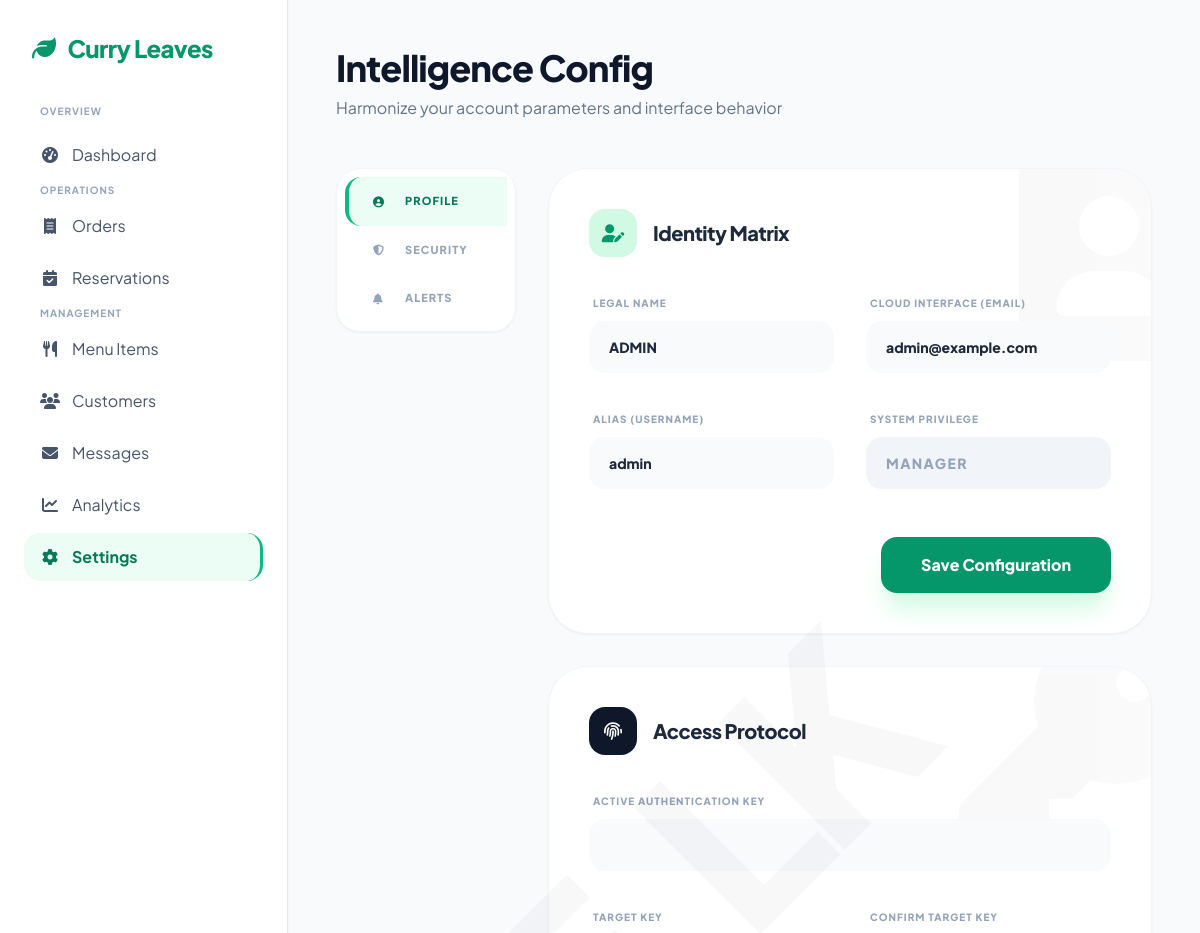
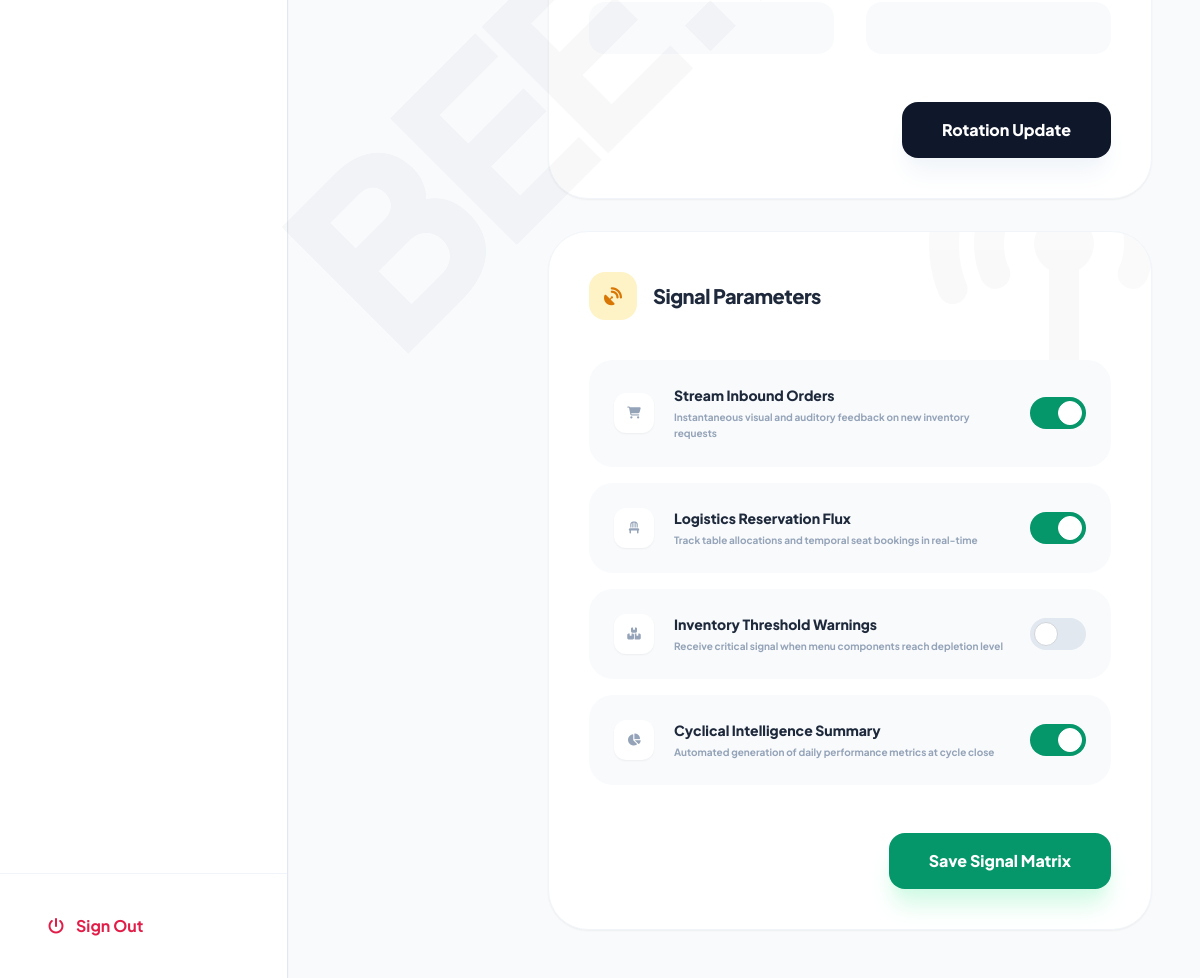
Page /settings.php (signed in) on the committed database (2 pictures, top to bottom).
### tables this page shows
CREATE TABLE `employees` (
  `employee_id` int(11) NOT NULL,
  `name` varchar(100) DEFAULT NULL,
  `email` varchar(100) DEFAULT NULL,
  `phone` varchar(20) DEFAULT NULL,
  `password` varchar(255) DEFAULT NULL,
  `role` varchar(50) DEFAULT NULL,
  `username` varchar(50) NOT NULL,
  `address` text DEFAULT NULL
);

### settings.php (the view, shortened to what this page needs)
<?php
require 'db.php';
$employee_id = $_SESSION['employee_id'];
$stmt = $conn->prepare("SELECT * FROM employees WHERE employee_id = ?");
$stmt->bind_param("i", $employee_id);
$stmt->execute();
$current_user = $stmt->get_result()->fetch_assoc();
include 'includes/head.php';
?>
<?php include 'includes/sidebar.php'; ?>
<main class="flex-1 lg:ml-72 p-4 md:p-8 lg:p-12 transition-all duration-300 min-w-0">
    <div class="max-w-5xl mx-auto">
        <div class="mb-12 fade-in">
            <h1 class="text-3xl md:text-4xl font-extrabold text-slate-900 tracking-tight">Intelligence Config</h1>
            <p class="text-slate-500 mt-2">Harmonize your account parameters and interface behavior</p>
        </div>
        <div class="grid grid-cols-1 lg:grid-cols-4 gap-8 fade-in" style="animation-delay: 0.1s">
            <div class="lg:col-span-1">
                <div class="bg-white rounded-3xl shadow-sm border border-slate-100 overflow-hidden lg:sticky lg:top-8">
                    <nav class="flex lg:flex-col p-2 overflow-x-auto lg:overflow-x-visible no-scrollbar">
                        <a href="#profile" class="flex-none lg:flex-1 flex items-center gap-3 px-6 py-4 rounded-2xl bg-emerald-50 text-emerald-700 font-black text-[11px] uppercase tracking-widest transition-all whitespace-nowrap lg:border-l-4 lg:border-emerald-500 lg:rounded-r-none">
                            <i class="fas fa-user-circle w-5"></i> Profile
                        </a>
                        <a href="#security" class="flex-none lg:flex-1 flex items-center gap-3 px-6 py-4 rounded-2xl text-slate-400 font-black text-[11px] uppercase tracking-widest hover:bg-slate-50 hover:text-slate-800 transition-all whitespace-nowrap lg:border-l-4 lg:border-transparent lg:rounded-r-none">
                            <i class="fas fa-shield-halved w-5"></i> Security
                        </a>
                        <a href="#notifications" class="flex-none lg:flex-1 flex items-center gap-3 px-6 py-4 rounded-2xl text-slate-400 font-black text-[11px] uppercase tracking-widest hover:bg-slate-50 hover:text-slate-800 transition-all whitespace-nowrap lg:border-l-4 lg:border-transparent lg:rounded-r-none">
                            <i class="fas fa-bell w-5"></i> Alerts
                        </a>
                    </nav>
                </div>
            </div>
            <div class="lg:col-span-3 space-y-8">
                <section id="profile" class="bg-white p-8 md:p-10 rounded-[2.5rem] border border-slate-100 shadow-sm relative overflow-hidden group">
                    <div class="absolute -top-12 -right-12 opacity-[0.02] pointer-events-none group-hover:scale-110 transition-transform">
                        <i class="fas fa-id-badge text-[15rem] text-slate-900"></i>
                    </div>
                    <div class="flex items-center gap-4 mb-8">
                         <div class="h-12 w-12 rounded-2xl bg-emerald-100 text-emerald-600 flex items-center justify-center text-lg">
                             <i class="fas fa-user-pen"></i>
                         </div>
                         <h2 class="text-xl font-black text-slate-800 tracking-tight">Identity Matrix</h2>
                    </div>
                    <form method="POST" class="space-y-8 relative z-10">
                        <div class="grid grid-cols-1 md:grid-cols-2 gap-8">
                            <div class="space-y-2">
                                <label class="text-[10px] font-black uppercase text-slate-400 tracking-widest ml-1">Legal Name</label>
                                <input type="text" name="name" value="<?= htmlspecialchars($current_user['name']) ?>" required class="w-full bg-slate-50 border-none rounded-2xl px-5 py-4 text-sm font-black focus:ring-2 focus:ring-emerald-500 transition-all outline-none">
                            </div>
                            <div class="space-y-2">
                                <label class="text-[10px] font-black uppercase text-slate-400 tracking-widest ml-1">Cloud Interface (Email)</label>
                                <input type="email" name="email" value="<?= htmlspecialchars($current_user['email']) ?>" required class="w-full bg-slate-50 border-none rounded-2xl px-5 py-4 text-sm font-black focus:ring-2 focus:ring-emerald-500 transition-all outline-none">
                            </div>
                            <div class="space-y-2">
                                <label class="text-[10px] font-black uppercase text-slate-400 tracking-widest ml-1">Alias (Username)</label>
                                <input type="text" name="username" value="<?= htmlspecialchars($current_user['username']) ?>" required class="w-full bg-slate-50 border-none rounded-2xl px-5 py-4 text-sm font-black focus:ring-2 focus:ring-emerald-500 transition-all outline-none">
                            </div>
                            <div class="space-y-2">
                                <label class="text-[10px] font-black uppercase text-slate-400 tracking-widest ml-1">System Privilege</label>
                                <input type="text" value="<?= htmlspecialchars($current_user['role']) ?>" disabled class="w-full bg-slate-100 border-none rounded-2xl px-5 py-4 text-sm font-black text-slate-400 cursor-not-allowed uppercase tracking-widest">
                            </div>
                        </div>
                        <div class="flex justify-end pt-4">
                            <button type="submit" class="bg-emerald-600 hover:bg-emerald-700 text-white font-black py-4 px-10 rounded-2xl transition-all shadow-xl shadow-emerald-100 hover:-translate-y-1">
                                Save Configuration
                            </button>
                        </div>
                    </form>
                </section>
                 <section id="security" class="bg-white p-8 md:p-10 rounded-[2.5rem] border border-slate-100 shadow-sm relative overflow-hidden group">
                    <div class="absolute -top-12 -right-12 opacity-[0.02] pointer-events-none group-hover:scale-110 transition-transform">
                        <i class="fas fa-key text-[15rem] text-slate-900"></i>
                    </div>
                    <div class="flex items-center gap-4 mb-8">
                         <div class="h-12 w-12 rounded-2xl bg-slate-900 text-white flex items-center justify-center text-lg">
                             <i class="fas fa-fingerprint"></i>
                         </div>
                         <h2 class="text-xl font-black text-slate-800 tracking-tight">Access Protocol</h2>
                    </div>
                    <form method="POST" class="space-y-8 relative z-10">
                        <div class="space-y-8">
                            <div class="space-y-2">
                                <label class="text-[10px] font-black uppercase text-slate-400 tracking-widest ml-1">Active Authentication Key</label>
                                <input type="password" name="current_password" required class="w-full bg-slate-50 border-none rounded-2xl px-5 py-4 text-sm font-black focus:ring-2 focus:ring-emerald-500 transition-all outline-none">
                            </div>
                            <div class="grid grid-cols-1 md:grid-cols-2 gap-8">
                                <div class="space-y-2">
                                    <label class="text-[10px] font-black uppercase text-slate-400 tracking-widest ml-1">Target Key</label>
                                    <input type="password" name="new_password" required class="w-full bg-slate-50 border-none rounded-2xl px-5 py-4 text-sm font-black focus:ring-2 focus:ring-emerald-500 transition-all outline-none">
                                </div>
                                <div class="space-y-2">
                                    <label class="text-[10px] font-black uppercase text-slate-400 tracking-widest ml-1">Confirm Target Key</label>
                                    <input type="password" name="confirm_password" required class="w-full bg-slate-50 border-none rounded-2xl px-5 py-4 text-sm font-black focus:ring-2 focus:ring-emerald-500 transition-all outline-none">
                                </div>
                            </div>
                        </div>
                        <div class="flex justify-end pt-4">
                            <button type="submit" class="bg-slate-900 hover:bg-black text-white font-black py-4 px-10 rounded-2xl transition-all shadow-xl shadow-slate-100 hover:-translate-y-1">
                                Rotation Update
                            </button>
                        </div>
                    </form>
                </section>
                <section id="notifications" class="bg-white p-8 md:p-10 rounded-[2.5rem] border border-slate-100 shadow-sm relative overflow-hidden group">
                    <div class="absolute -top-12 -right-12 opacity-[0.02] pointer-events-none group-hover:scale-110 transition-transform">
                        <i class="fas fa-tower-broadcast text-[15rem] text-slate-900"></i>
                    </div>
                    <div class="flex items-center gap-4 mb-10">
                         <div class="h-12 w-12 rounded-2xl bg-amber-100 text-amber-600 flex items-center justify-center text-lg">
                             <i class="fas fa-satellite-dish"></i>
                         </div>
                         <h2 class="text-xl font-black text-slate-800 tracking-tight">Signal Parameters</h2>
                    </div>
                    <form method="POST" class="relative z-10">
                        <div class="space-y-4">
                            <?php
                            $notifs = [
                                ['id' => 'notify_orders', 'title' => 'Stream Inbound Orders', 'desc' => 'Instantaneous visual and auditory feedback on new inventory requests', 'icon' => 'fa-cart-shopping'],
                                ['id' => 'notify_reservations', 'title' => 'Logistics Reservation Flux', 'desc' => 'Track table allocations and temporal seat bookings in real-time', 'icon' => 'fa-chair'],
                                ['id' => 'notify_stock', 'title' => 'Inventory Threshold Warnings', 'desc' => 'Receive critical signal when menu components reach depletion level', 'icon' => 'fa-boxes-stacked'],
                                ['id' => 'notify_reports', 'title' => 'Cyclical Intelligence Summary', 'desc' => 'Automated generation of daily performance metrics at cycle close', 'icon' => 'fa-chart-pie']
                            ];
                            foreach($notifs as $n):
                            ?>
                            <div class="flex items-center justify-between p-6 bg-slate-50 rounded-3xl border border-transparent hover:border-emerald-100 transition-all group/item">
                                <div class="flex items-center gap-5">
                                    <div class="h-10 w-10 rounded-xl bg-white text-slate-400 group-hover/item:text-emerald-500 transition-colors flex items-center justify-center shadow-sm">
                                        <i class="fas <?= $n['icon'] ?> text-xs"></i>
                                    </div>
                                    <div>
                                        <h3 class="font-black text-slate-800 text-sm"><?= $n['title'] ?></h3>
                                        <p class="text-[10px] text-slate-400 font-bold mt-1 leading-relaxed max-w-[250px] md:max-w-none"><?= $n['desc'] ?></p>
                                    </div>
                                </div>
                                <label class="relative inline-flex items-center cursor-pointer ml-4">
                                    <div class="w-14 h-8 bg-slate-200 peer-focus:outline-none rounded-full peer peer-checked:after:translate-x-6 peer-checked:after:border-white after:content-[''] after:absolute after:top-[4px] after:left-[4px] after:bg-white after:border-gray-300 after:border after:rounded-full after:h-6 after:w-6 after:transition-all peer-checked:bg-emerald-600"></div>
                                </label>
                            </div>
                            <?php endforeach; ?>
                        </div>
                        <div class="flex justify-end mt-12">
                            <button type="submit" class="bg-emerald-600 hover:bg-emerald-700 text-white font-black py-4 px-10 rounded-2xl transition-all shadow-xl shadow-emerald-100 hover:-translate-y-1">
                                Save Signal Matrix
                            </button>
                        </div>
                    </form>
                </section>
            </div>
        </div>
    </div>
</main>
</body>
</html>

### rows in the picture
employees: name "ADMIN", email "admin@example.com", username "admin", role "manager"

### other values in the picture
$n['title'] "Stream Inbound Orders"
$n['desc'] "Instantaneous visual and auditory feedback on new inventory requests"
$n['title'] "Logistics Reservation Flux"
$n['desc'] "Track table allocations and temporal seat bookings in real-time"
$n['title'] "Inventory Threshold Warnings"
$n['desc'] "Receive critical signal when menu components reach depletion level"
$n['title'] "Cyclical Intelligence Summary"
$n['desc'] "Automated generation of daily performance metrics at cycle close"
